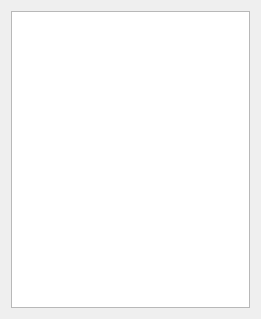
<?xml version="1.0" encoding="UTF-8"?>
<ui version="4.0">
 <class>Form</class>
 <widget class="QWidget" name="Form">
  <property name="geometry">
   <rect>
    <x>0</x>
    <y>0</y>
    <width>261</width>
    <height>319</height>
   </rect>
  </property>
  <property name="windowTitle">
   <string>Form</string>
  </property>
  <layout class="QHBoxLayout" name="horizontalLayout">
   <item>
    <widget class="QListWidget" name="listWidget"/>
   </item>
  </layout>
 </widget>
 <resources/>
 <connections/>
</ui>
